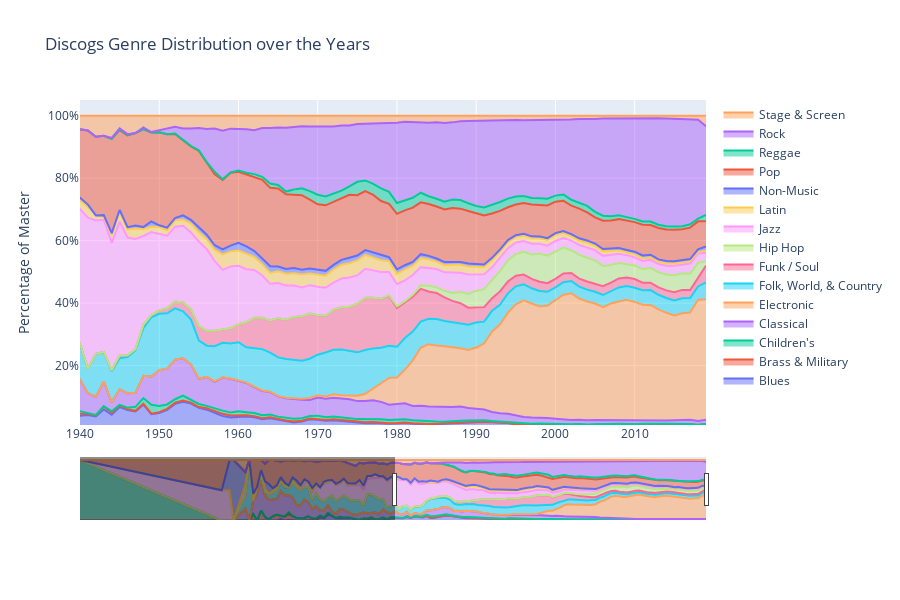

Notebook code cell kept with this figure:
### Code cell
import plotly.graph_objects as go

x = genres_DF.index.values
fig = go.Figure()

for idx, g in genres_DF.transpose().iterrows():
    if idx == 'Blues':
        normalized = 'percent'
    else:
        normalized = None
    
    fig.add_trace(go.Scatter(
        x=g.index.values,
        y=g.values,
        mode='lines',
        name=g.name,
        stackgroup='one',
        hovertemplate='Year: %{x}<br> Percentage: %{y:2.2f}%',
        groupnorm=normalized # sets the normalization for the sum of the stackgroup
    ))
    
fig.update_layout(
    title="Discogs Genre Distribution over the Years",
    height = 600,
    xaxis_title="Year",
    yaxis_title="Percentage of Master",
    showlegend=True,
    xaxis=go.layout.XAxis(
        rangeslider=dict(
            visible=True
        ),
        type="linear",
        range=[1940, 2019]
    ),
    yaxis=dict(
        type='linear',
        range=[1, 105],
        ticksuffix='%'))

fig.show()
